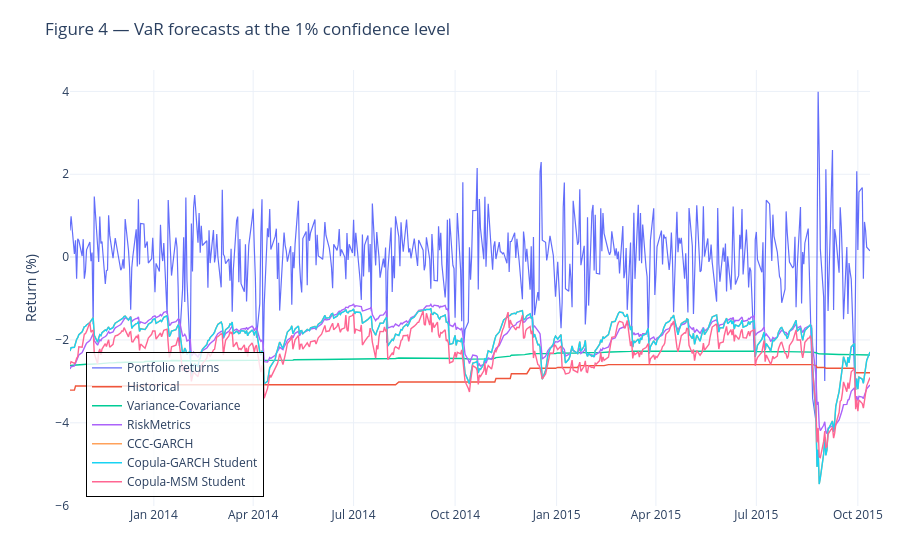

The notebook cell this image was saved under:
### Markdown cell above
### 7.11 VaR 1% - Graph

### Code cell
fig4 = plot_var_forecasts(
    portfolio_returns=portfolio_ret_oos.rename("Portfolio returns"),
    var_forecasts=var_panel_fig_1,
    output_path=REPORTS_DIR / "figures" / "figure_4_var_1pct.html",
    title="Figure 4 — VaR forecasts at the 1% confidence level",
    positive_loss_var=False,
)

fig4.show()

### Figure 1 — Plotly figure (JSON) as saved in the notebook; plotly's stock layout.template omitted (floating-point values rounded to 4 significant figures; data arrays with more than 128 entries replaced by an {"elided": "..."} marker saying what was removed)
{"data": [{"line": {"width": 1.2}, "mode": "lines", "name": "Portfolio returns", "type": "scatter", "x": {"elided": "500 str values"}, "y": {"elided": "500 float values"}}, {"line": {"width": 1.4}, "mode": "lines", "name": "Historical", "type": "scatter", "x": {"elided": "500 str values"}, "y": {"elided": "500 float values"}}, {"line": {"width": 1.4}, "mode": "lines", "name": "Variance-Covariance", "type": "scatter", "x": {"elided": "500 str values"}, "y": {"elided": "500 float values"}}, {"line": {"width": 1.4}, "mode": "lines", "name": "RiskMetrics", "type": "scatter", "x": {"elided": "500 str values"}, "y": {"elided": "500 float values"}}, {"line": {"width": 1.4}, "mode": "lines", "name": "CCC-GARCH", "type": "scatter", "x": {"elided": "500 str values"}, "y": {"elided": "500 float values"}}, {"line": {"width": 1.4}, "mode": "lines", "name": "Copula-GARCH Student", "type": "scatter", "x": {"elided": "500 str values"}, "y": {"elided": "500 float values"}}, {"line": {"width": 1.4}, "mode": "lines", "name": "Copula-MSM Student", "type": "scatter", "x": {"elided": "500 str values"}, "y": {"elided": "500 float values"}}], "layout": {"hovermode": "x unified", "legend": {"bgcolor": "rgba(255,255,255,0.8)", "bordercolor": "black", "borderwidth": 1, "x": 0.02, "xanchor": "left", "y": 0.02, "yanchor": "bottom"}, "margin": {"b": 50, "l": 70, "r": 30, "t": 70}, "title": {"text": "Figure 4 — VaR forecasts at the 1% confidence level"}, "xaxis": {"title": {"text": ""}}, "yaxis": {"title": {"text": "Return (%)"}}}}
